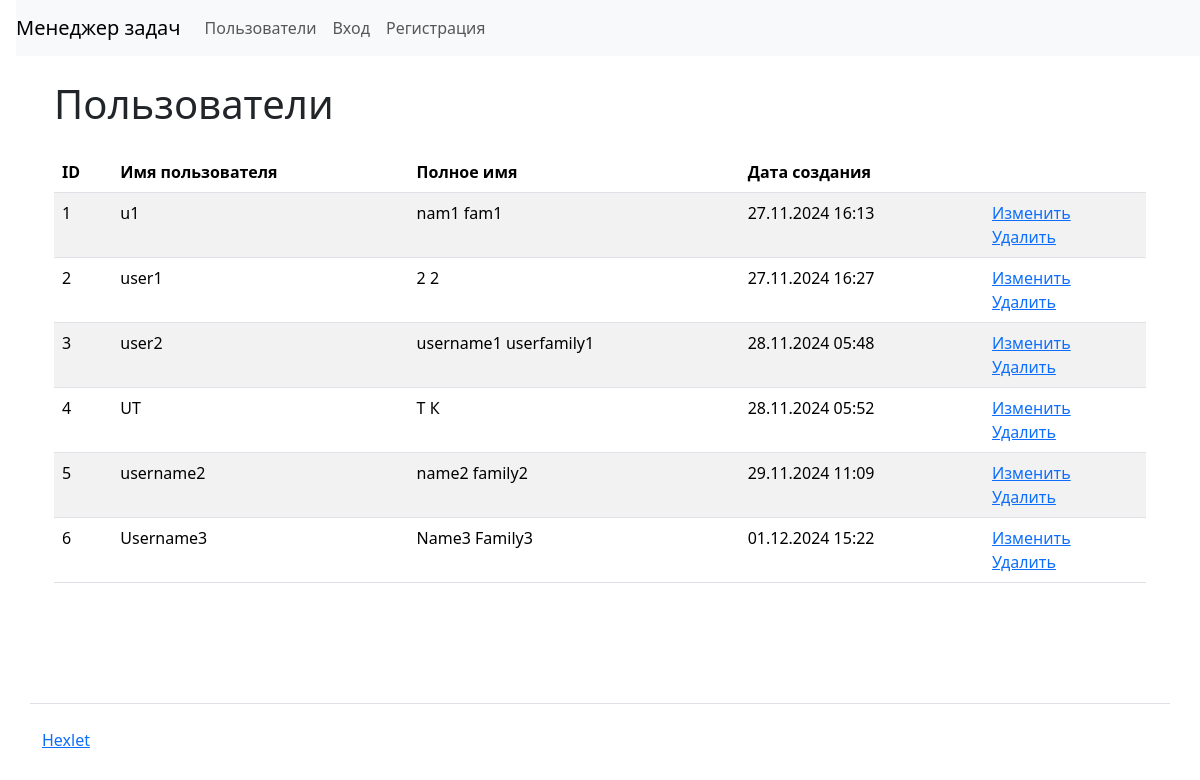
Before: /users/ with the older database file.
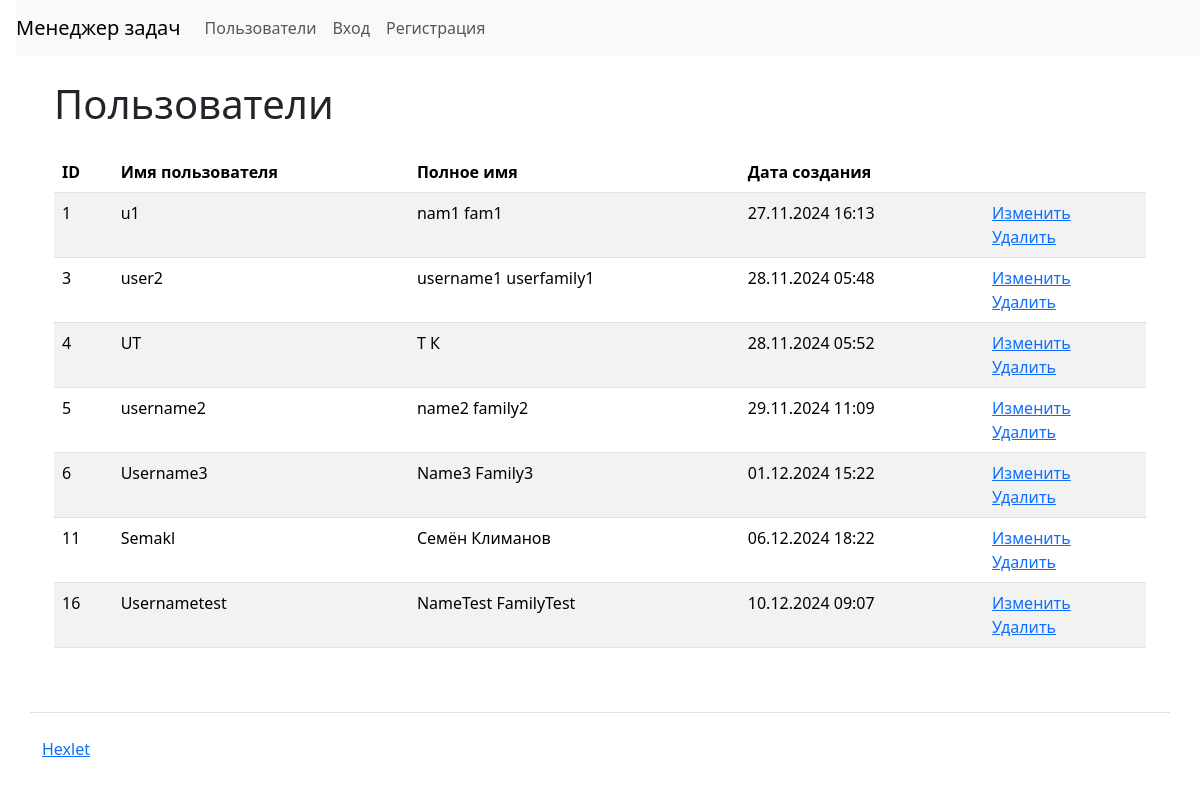
After: the same page with the newer database file.
### task_manager/users/models.py (models this page shows, shortened)
class Users(AbstractUser):
    time_create = models.DateTimeField(
        auto_now_add=True,
        verbose_name='Дата создания')

### task_manager/users/views.py (the view)
# urls.py: path('users/', include('task_manager.users.urls',
def users(request):
    user = Users.objects.all()
    return render(request, 'users/users.html', context={'user': user})

### task_manager/templates/users/users.html (shortened to what this page needs)
{% extends 'base.html' %}
{% block content%}
<div class="container wrapper flex-grow-1">
<h1 class="my-4">Пользователи</h1>
  <table class="table table-striped">
    <thead>
      <tr>
        <th>ID</th>
        <th>Имя пользователя</th>
        <th>Полное имя</th>
        <th>Дата создания</th>
        <th></th>
      </tr>
    </thead>
    <tbody>
      {% for us in user %}
       <tr>
          <td>{{ us.pk }}</td>
          <td>{{ us.username }}</td>
          <td>{{ us.first_name }} {{ us.last_name }}</td>
          <td>{{ us.time_create|date:"d.m.Y H:i" }}</td>
          <td>
            <a href="{% url 'users:update' us.pk %}">Изменить</a>
            <br>
            <a href="{% url 'users:delete' us.pk %}">Удалить</a>
          </td>
        </tr>
      {% endfor %}
      </tbody>
    </table>
</div>
{% endblock %}

### task_manager/templates/base.html (shortened to what this page needs)
<!DOCTYPE html>
<html lang="ru-ru">
  <head>
    {% load django_bootstrap5 %}
    {% bootstrap_css %}
  </head>
  <body class="d-flex flex-column min-vh-100">
    <nav class="navbar navbar-expand-lg navbar-light bg-light ms-3">
      <a class="navbar-brand" href="/">Менеджер задач</a>
      <div class="collapse navbar-collapse" id="navbarToggleExternalContent">
        <ul class="navbar-nav mr-auto">
          <li class="nav-item">
            <a class="nav-link" href="{% url 'users:home' %}">Пользователи</a>
          </li>
          {% if request.user.is_authenticated %}
                <li class="nav-item">
                  <a class="nav-link" href="{% url 'statuses' %}">Статусы</a>
                </li>
                <li class="nav-item">
                  <a class="nav-link" href="{% url 'labels' %}">Метки</a>
                </li>
                <li class="nav-item">
                  <a class="nav-link" href="{% url 'tasks' %}">Задачи</a>
                </li>
            </ul>
            <ul class="navbar-nav">
                <form action="{% url 'logout' %}" method="post">
                  {% csrf_token %}
                  <input type="hidden" name="" value="">
                  <input class="btn nav-link" type="submit" value="Выход">
                </form>
            </ul>
        {% else %}
        <ul class="navbar-nav">
          <li class="nav-item">
            <a class="nav-link" href="{% url 'login' %}">Вход</a>
          </li>
          <li class="nav-item">
            <a class="nav-link" href="{% url 'users:create' %}">Регистрация</a>
          </li>
        </ul>
        {% endif %}
      </div>
    </nav>
    <div class="container wrapper flex-grow-1">
{% block content%}{% endblock %}
</div>
    <footer>
      <div class="container my-5 pt-4 border-top">
        <a target="_blank" href="https://ru.hexlet.io">Hexlet</a>
      </div>
    </footer>
  </body>
</html>

Changed rows visible on the page:
removed Users: pk "2", username "user1", first_name "2", last_name "2", time_create "27.11.2024 16:27"
added Users: pk "11", username "Semakl", first_name "Семён", last_name "Климанов", time_create "06.12.2024 18:22"
added Users: pk "16", username "Usernametest", first_name "NameTest", last_name "FamilyTest", time_create "10.12.2024 09:07"
